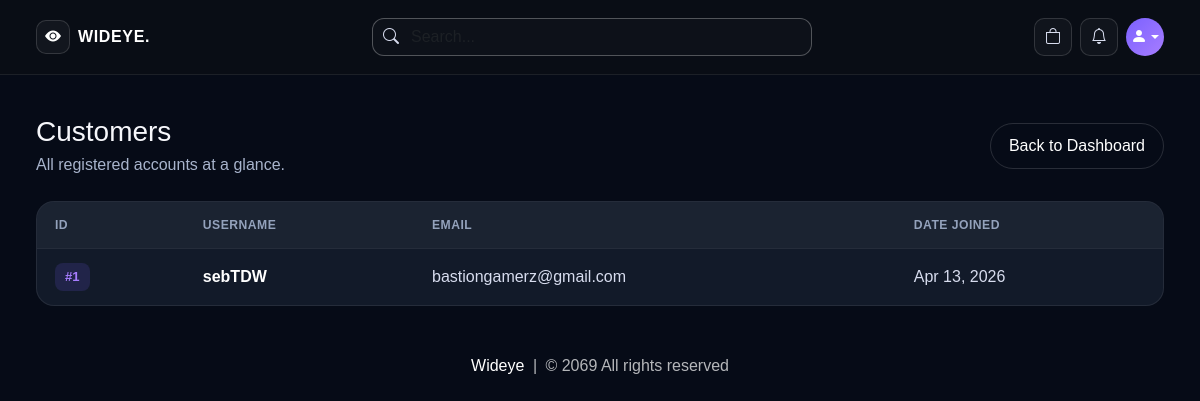
The page /customers (signed in) on the database as committed earlier.
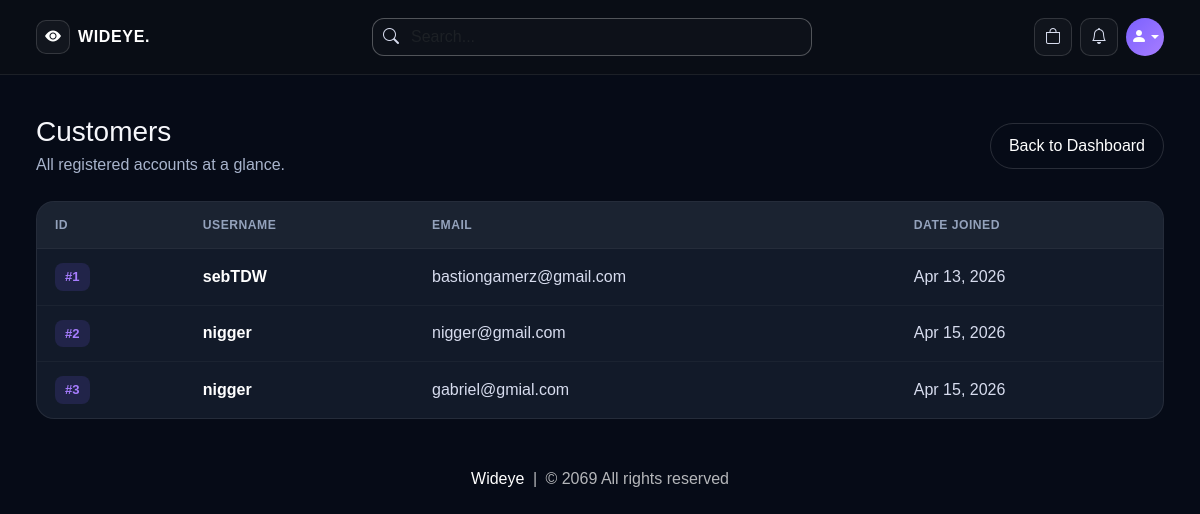
The same page on the database as committed later.
### website/models.py (models this page shows, shortened)
class Customer(db.Model, UserMixin):
    id = db.Column(db.Integer, primary_key=True)
    email = db.Column(db.String(100), unique=True)
    username = db.Column(db.String(100))
    password_hash = db.Column(db.String(150))
    face_profile_name = db.Column(db.String(100))
    usual_product_id = db.Column(db.Integer, db.ForeignKey('product.id'), nullable=True)
    date_joined = db.Column(db.DateTime(), default=datetime.utcnow)
    cart_items = db.relationship('Cart', backref=db.backref('customer', lazy=True))
    orders = db.relationship('Order', backref=db.backref('customer', lazy=True))
    usual_product = db.relationship('Product', foreign_keys=[usual_product_id])
    @property
    def password(self):
        raise AttributeError('Password is not a readable Attribute')

### website/admin.py (the view)
@admin.route('/customers')
@login_required
def display_customers():
    if current_user.id == 1:
        customers = Customer.query.all()
        return render_template('customers.html', customers=customers)
    return render_template('404.html')

### website/templates/customers.html (shortened to what this page needs)
{% extends 'base.html' %}
{% block body %}
<div class="wideye-shell py-4">
    <div class="d-flex flex-wrap align-items-center justify-content-between gap-3 mb-4">
        <div>
            <h1 class="h3 mb-1">Customers</h1>
            <p style="color:#a8b4cc;" class="mb-0">All registered accounts at a glance.</p>
        </div>
        <a href="/admin-page" style="border:1px solid rgba(255,255,255,0.14);border-radius:999px;padding:10px 18px;color:#fff;">Back to Dashboard</a>
    </div>
    {% if customers | length < 1 %}
    <div class="text-center py-5">
        <h3>No customers yet.</h3>
    </div>
    {% else %}
    <div class="wideye-table-wrap">
        <table class="wideye-table">
            <thead>
                <tr>
                    <th>ID</th>
                    <th>Username</th>
                    <th>Email</th>
                    <th>Date Joined</th>
                </tr>
            </thead>
            <tbody>
                {% for customer in customers %}
                <tr>
                    <td><span class="wideye-id-badge">#{{ customer.id }}</span></td>
                    <td style="color:#fff;font-weight:600;">{{ customer.username }}</td>
                    <td>{{ customer.email }}</td>
                    <td>{{ customer.date_joined.strftime('%b %d, %Y') if customer.date_joined else 'N/A' }}</td>
                </tr>
                {% endfor %}
            </tbody>
        </table>
    </div>
    {% endif %}
</div>
{% endblock %}

Rows that differ between the two databases and show on the page:
added Customer: id "2", username "nigger", email "nigger@gmail.com", date_joined "Apr 15, 2026"
added Customer: id "3", username "nigger", email "gabriel@gmial.com", date_joined "Apr 15, 2026"
